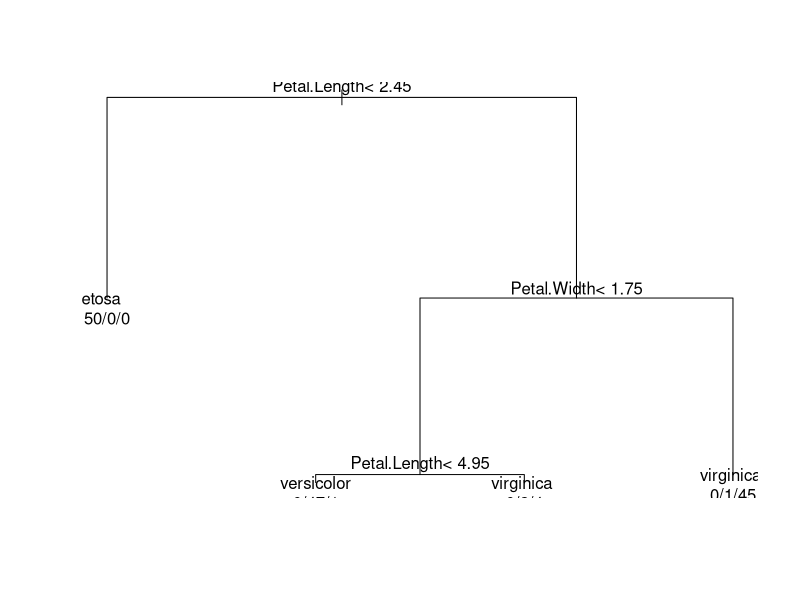
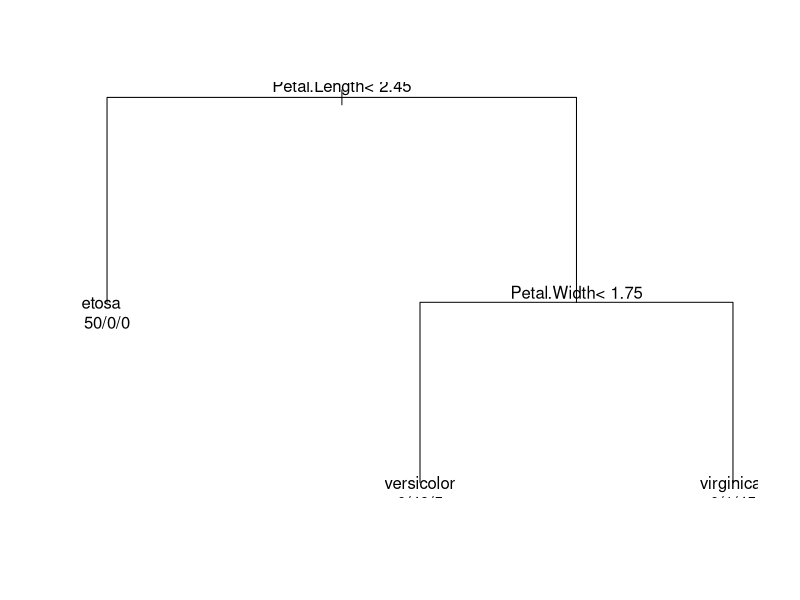
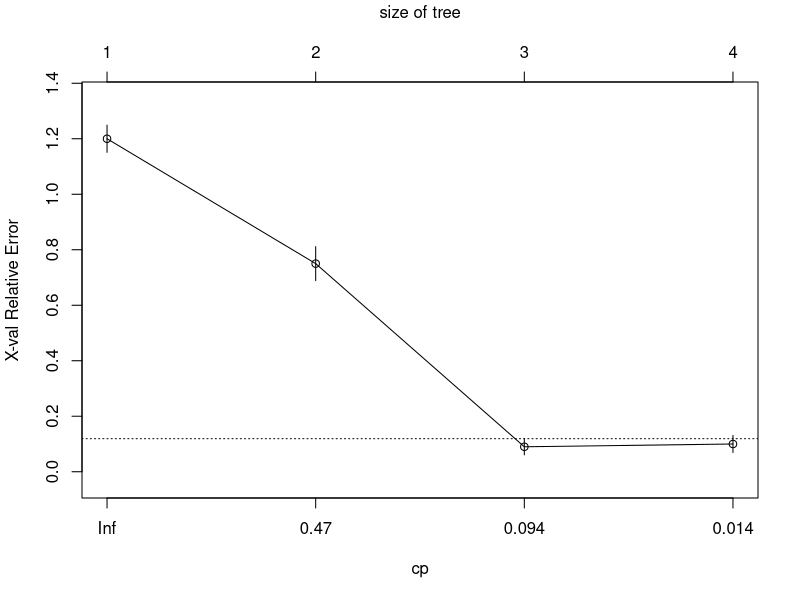
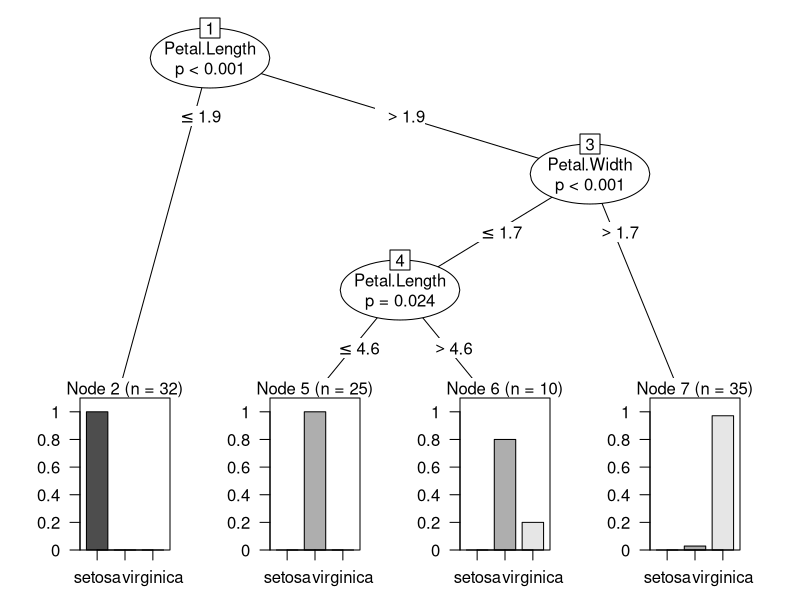
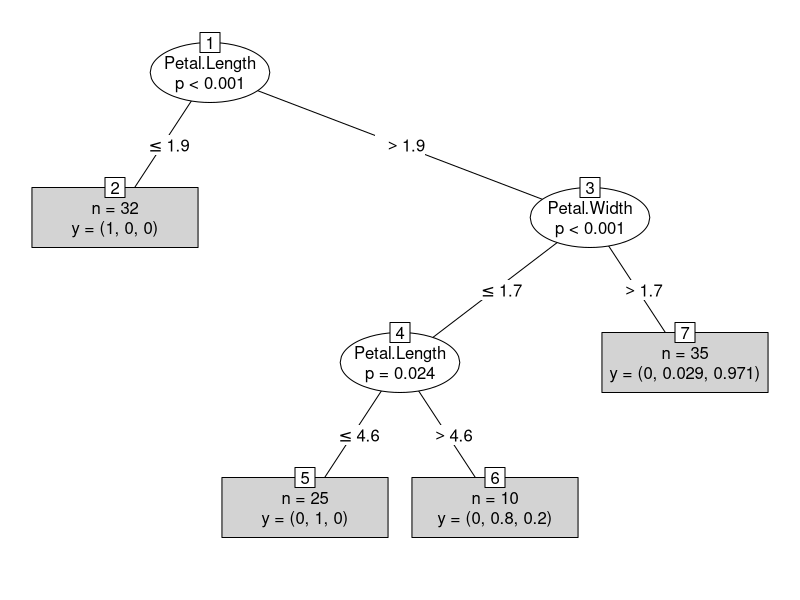

These figures' R source, in order:
# 3. 의사결정나무 모형 

set.seed(2020)

data(iris)

ind <- sample(2, nrow(iris), replace=TRUE, prob=c(0.7, 0.3))

trainData <- iris[ind==1,]
testData <- iris[ind==2,]

# 1. rpart ----------------------------------------------------------------

library(rpart)

myFormula <- Species ~ Sepal.Length + Sepal.Width + Petal.Length + Petal.Width

bodyfat_rpart <- rpart(myFormula, data = iris, control = rpart.control(minsplit = 10))

attributes(bodyfat_rpart)
# $names
# [1] "frame"               "where"               "call"                "terms"               "cptable"             "method"             
# [7] "parms"               "control"             "functions"           "numresp"             "splits"              "variable.importance"
# [13] "y"                   "ordered"            
# 
# $xlevels
# named list()
# 
# $ylevels
# [1] "setosa"     "versicolor" "virginica" 
# 
# $class
# [1] "rpart"

print(bodyfat_rpart)
# n= 150 
# 
# node), split, n, loss, yval, (yprob)
# * denotes terminal node
# 
# 1) root 150 100 setosa (0.33333333 0.33333333 0.33333333)  
#   2) Petal.Length< 2.45 50   0 setosa (1.00000000 0.00000000 0.00000000) *
#   3) Petal.Length>=2.45 100  50 versicolor (0.00000000 0.50000000 0.50000000)  
#     6) Petal.Width< 1.75 54   5 versicolor (0.00000000 0.90740741 0.09259259)  
#       12) Petal.Length< 4.95 48   1 versicolor (0.00000000 0.97916667 0.02083333) *
#       13) Petal.Length>=4.95 6   2 virginica (0.00000000 0.33333333 0.66666667) *
#     7) Petal.Width>=1.75 46   1 virginica (0.00000000 0.02173913 0.97826087) *

plot(bodyfat_rpart)
text(bodyfat_rpart, use.n=TRUE)

bodyfat_rpart$cptable
#    CP nsplit rel error xerror       xstd
# 1 0.50      0      1.00   1.14 0.05230679
# 2 0.44      1      0.50   0.59 0.05982753
# 3 0.02      2      0.06   0.11 0.03192700
# 4 0.01      3      0.04   0.11 0.03192700

opt <- which.min(bodyfat_rpart$cptable[, "xerror"])
cp <- bodyfat_rpart$cptable[opt, "CP"]
prune.c <- prune(bodyfat_rpart, cp=cp)
# n= 150 
# 
# node), split, n, loss, yval, (yprob)
# * denotes terminal node
# 
# 1) root 150 100 setosa (0.33333333 0.33333333 0.33333333)  
# 2) Petal.Length< 2.45 50   0 setosa (1.00000000 0.00000000 0.00000000) *
#   3) Petal.Length>=2.45 100  50 versicolor (0.00000000 0.50000000 0.50000000)  
# 6) Petal.Width< 1.75 54   5 versicolor (0.00000000 0.90740741 0.09259259) *
#   7) Petal.Width>=1.75 46   1 virginica (0.00000000 0.02173913 0.97826087) *

plot(prune.c)
text(prune.c, use.n=T)
# `$cptable`은 트리의 크기에 따른 비용-복잡도 모수를 제공하며, 교차 타당성 오차를 함께 제공함
# 이 값들은 `prune()` 또는 `rpart.control()` 함수에서 가지치기와 트리의 최대 크기를 조절하기 위한 옵션으로 사용됨

plotcp(bodyfat_rpart) # cp값 출력


# 2. party ----------------------------------------------------------------

# install.packages("party")
library(party)

data(iris)
summary(iris)
#  Sepal.Length    Sepal.Width     Petal.Length    Petal.Width          Species  
# Min.   :4.300   Min.   :2.000   Min.   :1.000   Min.   :0.100   setosa    :50  
# 1st Qu.:5.100   1st Qu.:2.800   1st Qu.:1.600   1st Qu.:0.300   versicolor:50  
# Median :5.800   Median :3.000   Median :4.350   Median :1.300   virginica :50  
# Mean   :5.843   Mean   :3.057   Mean   :3.758   Mean   :1.199                  
# 3rd Qu.:6.400   3rd Qu.:3.300   3rd Qu.:5.100   3rd Qu.:1.800                  
# Max.   :7.900   Max.   :4.400   Max.   :6.900   Max.   :2.500 

ind <- sample(2, nrow(iris), replace=TRUE, prob=c(0.7, 0.3))

trainData <- iris[ind==1,]
testData <- iris[ind==2,]

myFormula <- Species ~ Sepal.Length + Sepal.Width + Petal.Length + Petal.Width

iris_ctree <- ctree(myFormula, data=trainData)

table(predict(iris_ctree), trainData$Species)
#            setosa versicolor virginica
# setosa         33          0         0
# versicolor      0         36         1
# virginica       0          4        34

print(iris_ctree)
#	 Conditional inference tree with 4 terminal nodes
# 
# Response:  Species 
# Inputs:  Sepal.Length, Sepal.Width, Petal.Length, Petal.Width 
# Number of observations:  108 
# 
# 1) Petal.Length <= 1.9; criterion = 1, statistic = 100.5
#   2)*  weights = 33 
# 1) Petal.Length > 1.9
#   3) Petal.Width <= 1.7; criterion = 1, statistic = 48.825
#     4) Petal.Length <= 4.8; criterion = 0.999, statistic = 12.872
#       5)*  weights = 37 
#     4) Petal.Length > 4.8
#       6)*  weights = 7 
#   3) Petal.Width > 1.7
#     7)*  weights = 31 

plot(iris_ctree)

plot(iris_ctree, type="simple")

testPred <- predict(iris_ctree, newdata=testData)

table(testPred, testData$Species)
# testPred     setosa versicolor virginica
# setosa         17          0         0
# versicolor      0          9         0
# virginica       0          1        15
